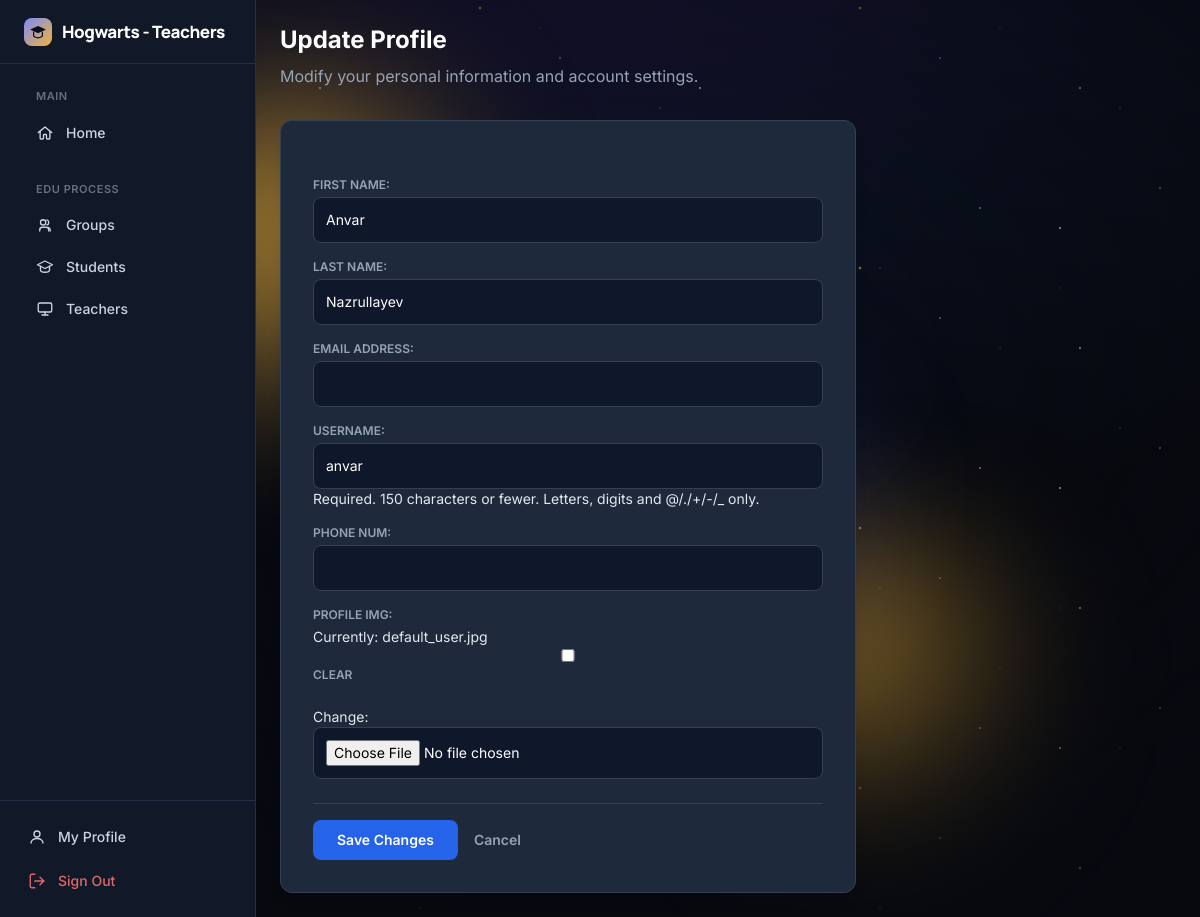
Page /update-me (signed in) on the committed database.
### home/models.py (models this page shows)
class CustomUser(AbstractUser):
    ROLE_CHOICES = (
        ('MANAGER', 'Manager'),
        ('TEACHER', 'Teacher'),
        ('STUDENT', 'Student'),
    )
    role = models.CharField(max_length=10, choices=ROLE_CHOICES, default='STUDENT')
    phone_num = models.CharField(max_length=12, blank=True, null=True)
    profile_img = models.ImageField(upload_to='avtrs/', default='default_user.jpg', blank=True)

### home/views.py (the view, shortened to what this page needs)
# urls.py: path('update-me', UpdateMeView.as_view(), name='update-me'),
class UpdateMeView(LoginRequiredMixin, View):
    def get(self, request):
        form = UpdateMeForm(instance=request.user)
        if request.user.role == 'TEACHER':
            template_name = 'tr-base.html'
        elif request.user.role == 'MANAGER':
            template_name = 'tr-base.html'
        else:
            template_name = 'st-base.html'
        return render(request, 'utils/update-me.html', {'form': form, 'template_name': template_name})

### home/forms.py
class UpdateMeForm(forms.ModelForm):
    class Meta:
        model = CustomUser
        fields = ['first_name', 'last_name', 'email', 'username', 'phone_num', 'profile_img']

### templates/utils/update-me.html (shortened to what this page needs)
{% extends template_name %}
{% block content %}
<div class="mb-8">
    <h1 class="text-2xl font-bold text-white mb-2">Update Profile</h1>
    <p class="text-slate-400">Modify your personal information and account settings.</p>
</div>
<div class="max-w-xl">
    <div class="bg-slate-800 border border-slate-700 rounded-xl p-8 shadow-lg">
        <form method="POST" enctype="multipart/form-data" class="space-y-6">
            <div class="text-slate-200 text-sm space-y-4 [&>p>label]:block [&>p>label]:text-xs [&>p>label]:text-slate-400 [&>p>label]:uppercase [&>p>label]:font-semibold [&>p>label]:mb-1 [&>p>input]:w-full [&>p>input]:bg-slate-900 [&>p>input]:border [&>p>input]:border-slate-700 [&>p>input]:rounded-lg [&>p>input]:p-3 [&>p>input]:text-white">
                {{ form.as_p }}
            </div>
            <div class="flex items-center gap-4 pt-4 border-t border-slate-700">
                <button type="submit" class="bg-blue-600 hover:bg-blue-500 text-white px-6 py-2.5 rounded-lg text-sm font-semibold transition-all">
                    Save Changes
                </button>
                <a href="{% url 'my-profile' %}" class="text-slate-400 hover:text-white text-sm font-semibold transition">
                    Cancel
                </a>
            </div>
        </form>
    </div>
</div>
{% endblock %}

### templates/tr-base.html (style rules this page uses)
html, body { font-family: 'Inter', sans-serif; }

### rows in the picture
CustomUser: first_name "Anvar", last_name "Nazrullayev", username "anvar"
